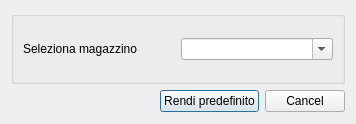
<?xml version="1.0" encoding="UTF-8"?>
<ui version="4.0">
 <class>SelezionaMag</class>
 <widget class="QDialog" name="SelezionaMag">
  <property name="geometry">
   <rect>
    <x>0</x>
    <y>0</y>
    <width>346</width>
    <height>124</height>
   </rect>
  </property>
  <layout class="QGridLayout" name="gridLayout">
   <item row="0" column="0" colspan="3">
    <widget class="QGroupBox" name="groupBox">
     <property name="minimumSize">
      <size>
       <width>334</width>
       <height>73</height>
      </size>
     </property>
     <property name="maximumSize">
      <size>
       <width>334</width>
       <height>73</height>
      </size>
     </property>
     <property name="sizeIncrement">
      <size>
       <width>334</width>
       <height>73</height>
      </size>
     </property>
     <property name="baseSize">
      <size>
       <width>334</width>
       <height>73</height>
      </size>
     </property>
     <property name="title">
      <string/>
     </property>
     <layout class="QGridLayout" name="gridLayout_2">
      <item row="0" column="0">
       <widget class="QLabel" name="label">
        <property name="text">
         <string>Seleziona magazzino</string>
        </property>
       </widget>
      </item>
      <item row="0" column="1">
       <widget class="QComboBox" name="magCombo">
        <property name="editable">
         <bool>true</bool>
        </property>
       </widget>
      </item>
     </layout>
    </widget>
   </item>
   <item row="1" column="0">
    <spacer name="horizontalSpacer">
     <property name="orientation">
      <enum>Qt::Horizontal</enum>
     </property>
     <property name="sizeHint" stdset="0">
      <size>
       <width>101</width>
       <height>20</height>
      </size>
     </property>
    </spacer>
   </item>
   <item row="1" column="1">
    <widget class="QPushButton" name="button_ok">
     <property name="text">
      <string>Rendi predefinito</string>
     </property>
     <property name="icon">
      <iconset resource="../fabaria.qrc">
       <normaloff>:/images/predefinito.png</normaloff>:/images/predefinito.png</iconset>
     </property>
    </widget>
   </item>
   <item row="1" column="2">
    <widget class="QPushButton" name="button_cancel">
     <property name="text">
      <string>Cancel</string>
     </property>
     <property name="icon">
      <iconset resource="../fabaria.qrc">
       <normaloff>:/images/dialog-close.png</normaloff>:/images/dialog-close.png</iconset>
     </property>
    </widget>
   </item>
  </layout>
 </widget>
 <resources>
  <include location="../fabaria.qrc"/>
 </resources>
 <connections/>
</ui>
